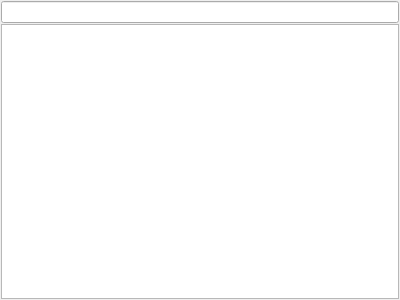
<?xml version="1.0" encoding="UTF-8"?>
<ui version="4.0">
 <class>DirViewPanel</class>
 <widget class="QWidget" name="DirViewPanel">
  <property name="geometry">
   <rect>
    <x>0</x>
    <y>0</y>
    <width>400</width>
    <height>300</height>
   </rect>
  </property>
  <property name="windowTitle">
   <string>Dir View</string>
  </property>
  <layout class="QVBoxLayout" name="verticalLayout">
   <property name="spacing">
    <number>1</number>
   </property>
   <property name="leftMargin">
    <number>1</number>
   </property>
   <property name="topMargin">
    <number>1</number>
   </property>
   <property name="rightMargin">
    <number>1</number>
   </property>
   <property name="bottomMargin">
    <number>1</number>
   </property>
   <item>
    <widget class="QLineEdit" name="AddressBar"/>
   </item>
   <item>
    <widget class="QTableView" name="DirView">
     <property name="selectionMode">
      <enum>QAbstractItemView::SingleSelection</enum>
     </property>
     <property name="selectionBehavior">
      <enum>QAbstractItemView::SelectRows</enum>
     </property>
     <property name="showGrid">
      <bool>false</bool>
     </property>
     <property name="cornerButtonEnabled">
      <bool>false</bool>
     </property>
     <attribute name="verticalHeaderVisible">
      <bool>false</bool>
     </attribute>
     <attribute name="verticalHeaderDefaultSectionSize">
      <number>20</number>
     </attribute>
     <attribute name="verticalHeaderMinimumSectionSize">
      <number>20</number>
     </attribute>
    </widget>
   </item>
  </layout>
 </widget>
 <resources/>
 <connections/>
</ui>
